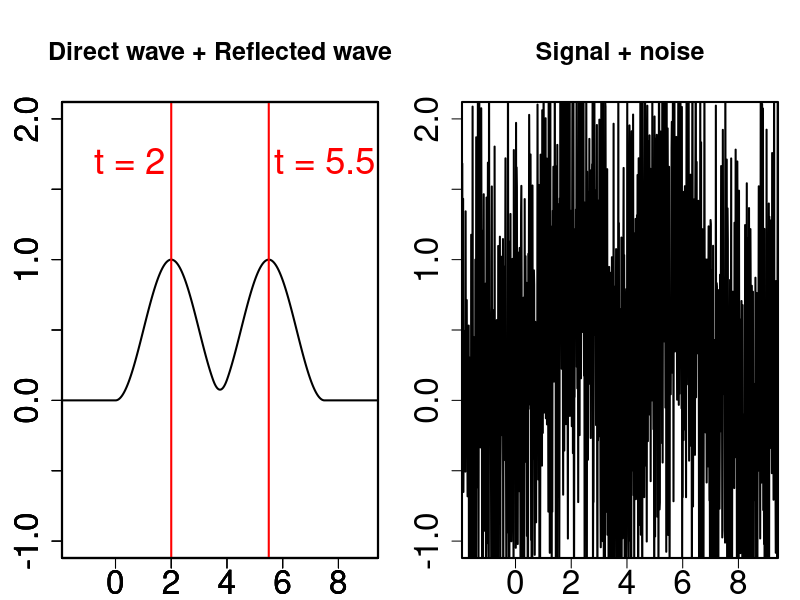
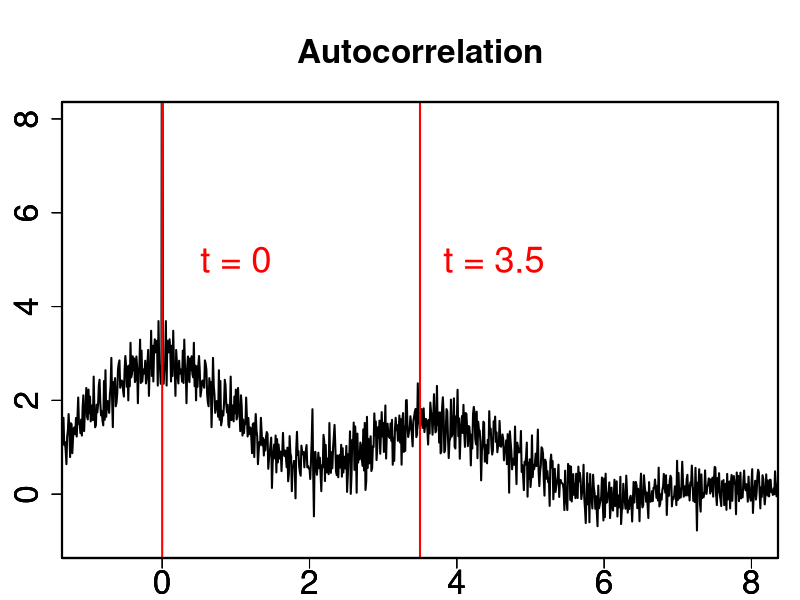

Source code (R) for these figures, in order:
dt = 0.01
T1 = 14.0
n1 = floor(T1 / dt)
ampn = 1

set.seed(1)
t1 = dt * c(0 : n1)
fnoise = ampn * rnorm(1 + n1)
f1 = 0.5 * (1 + cos(0.5 * pi * (t1 - 1.0)))
f1[t1 <= 3 | t1 >= 7] = 0.0
f2 = 0.5 * (1 + cos(0.5 * pi * (t1 - 4.5)))
f2[t1 <= 6.5 | t1 >= 10.5] = 0.0
finit = f1 + f2
f = finit + fnoise

t = dt * c(- n1 : n1)
ff = rep(0, 1 + n1 + n1)
for (i in 1 : (1 + n1 + n1)) {
    fsub = c(rep(0, n1), f, rep(0, n1))
    if (i == 1) {
        gsub = c(rep(0, 1 - i + n1 + n1), f)
    } else if (i == 1 + n1 + n1) {
        gsub = c(f, rep(0, i - 1))
    } else {
        gsub = c(rep(0, 1 - i + n1 + n1), f, rep(0, i - 1))
    }
    ff[i] = sum(fsub * gsub) * dt
}
filename <- "/Users/ariane/Documents/ResearchProject/ETSscripts/figures/crosscorrelation/seismicwaves_ac.eps"
postscript(filename, width=21, height=5, horizontal=FALSE)
oldpar <- par(mfrow=c(1,2))

par(cex.axis=2, cex.lab=3, cex.main=1.5, mfg=c(1, 1, 1, 2), lwd=2, mar=c(2, 3, 5, 1) + 0.1)
plot(t1 - 3, finit, xlim=c(-1.5, 9), ylim=c(-1, 2), xlab="", ylab="", type="l", lwd=2)
par(new=TRUE)
plot(c(2, 2), c(-2, 3), xlim=c(-1.5, 9), ylim=c(-1, 2), xlab="", ylab="", type="l", lwd=2, col="red")
text(0.5, 1.7, labels="t = 2", cex = 2.2, col="red")
par(new=TRUE)
plot(c(5.5, 5.5), c(-2, 3), xlim=c(-1.5, 9), ylim=c(-1, 2), xlab="", ylab="", type="l", lwd=2, col="red")
text(7.5, 1.7, labels="t = 5.5", cex = 2.2, col="red")
title(main="Direct wave + Reflected wave")

par(cex.axis=2, cex.lab=3, cex.main=1.5, mfg=c(1, 2, 1, 2), lwd=2, mar=c(2, 3, 5, 1) + 0.1)
plot(t1 - 3, f, xlim=c(-1.5, 9), ylim=c(-1, 2), xlab="", ylab="", type="l", lwd=2)
title(main="Signal + noise")

dev.off()

filename <- "/Users/ariane/Documents/ResearchProject/ETSscripts/figures/crosscorrelation/autocorrelation.eps"
postscript(filename, width=21, height=5, horizontal=FALSE)

par(cex.axis=2, cex.lab=3, cex.main=2, lwd=2, mar=c(2, 3, 5, 1) + 0.1)
plot(t, ff, xlim=c(-1, 8), ylim=c(-1, 8), xlab="", ylab="", type="l", lwd=2)
par(new=TRUE)
plot(c(3.5, 3.5), c(-2, 9), xlim=c(-1, 8), ylim=c(-1, 8), xlab="", ylab="", type="l", lwd=2, col="red")
text(4.5, 5, labels="t = 3.5", cex = 2.2, col="red")
par(new=TRUE)
plot(c(0, 0), c(-2, 9), xlim=c(-1, 8), ylim=c(-1, 8), xlab="", ylab="", type="l", lwd=2, col="red")
text(1, 5, labels="t = 0", cex = 2.2, col="red")
title(main="Autocorrelation")

dev.off()
